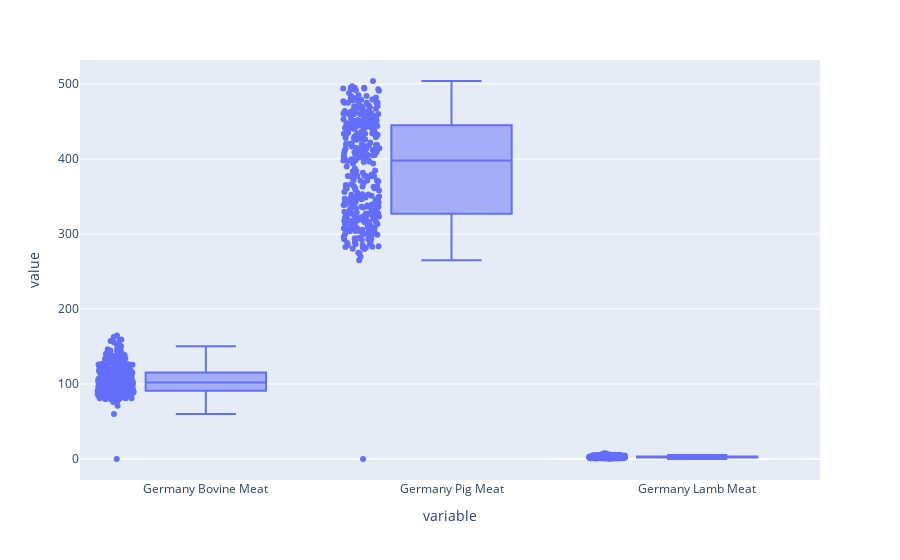

Write notebook code for a chart like this one.
### Code cell
fig = px.box(germanData, points='all')
fig.show()

### Figure 1 — Plotly figure (JSON) as saved in the notebook; plotly's stock layout.template omitted (floating-point values rounded to 4 significant figures; data arrays with more than 128 entries replaced by an {"elided": "..."} marker saying what was removed)
{"data": [{"alignmentgroup": "True", "boxpoints": "all", "hovertemplate": "variable=%{x}<br>value=%{y}<extra></extra>", "legendgroup": "", "marker": {"color": "#636efa"}, "name": "", "notched": false, "offsetgroup": "", "orientation": "v", "showlegend": false, "type": "box", "x": {"elided": "1089 str values"}, "x0": " ", "xaxis": "x", "y": {"elided": "1089 float values"}, "y0": " ", "yaxis": "y"}], "layout": {"boxmode": "group", "legend": {"tracegroupgap": 0}, "margin": {"t": 60}, "xaxis": {"anchor": "y", "domain": [0, 1], "title": {"text": "variable"}}, "yaxis": {"anchor": "x", "domain": [0, 1], "title": {"text": "value"}}}}
